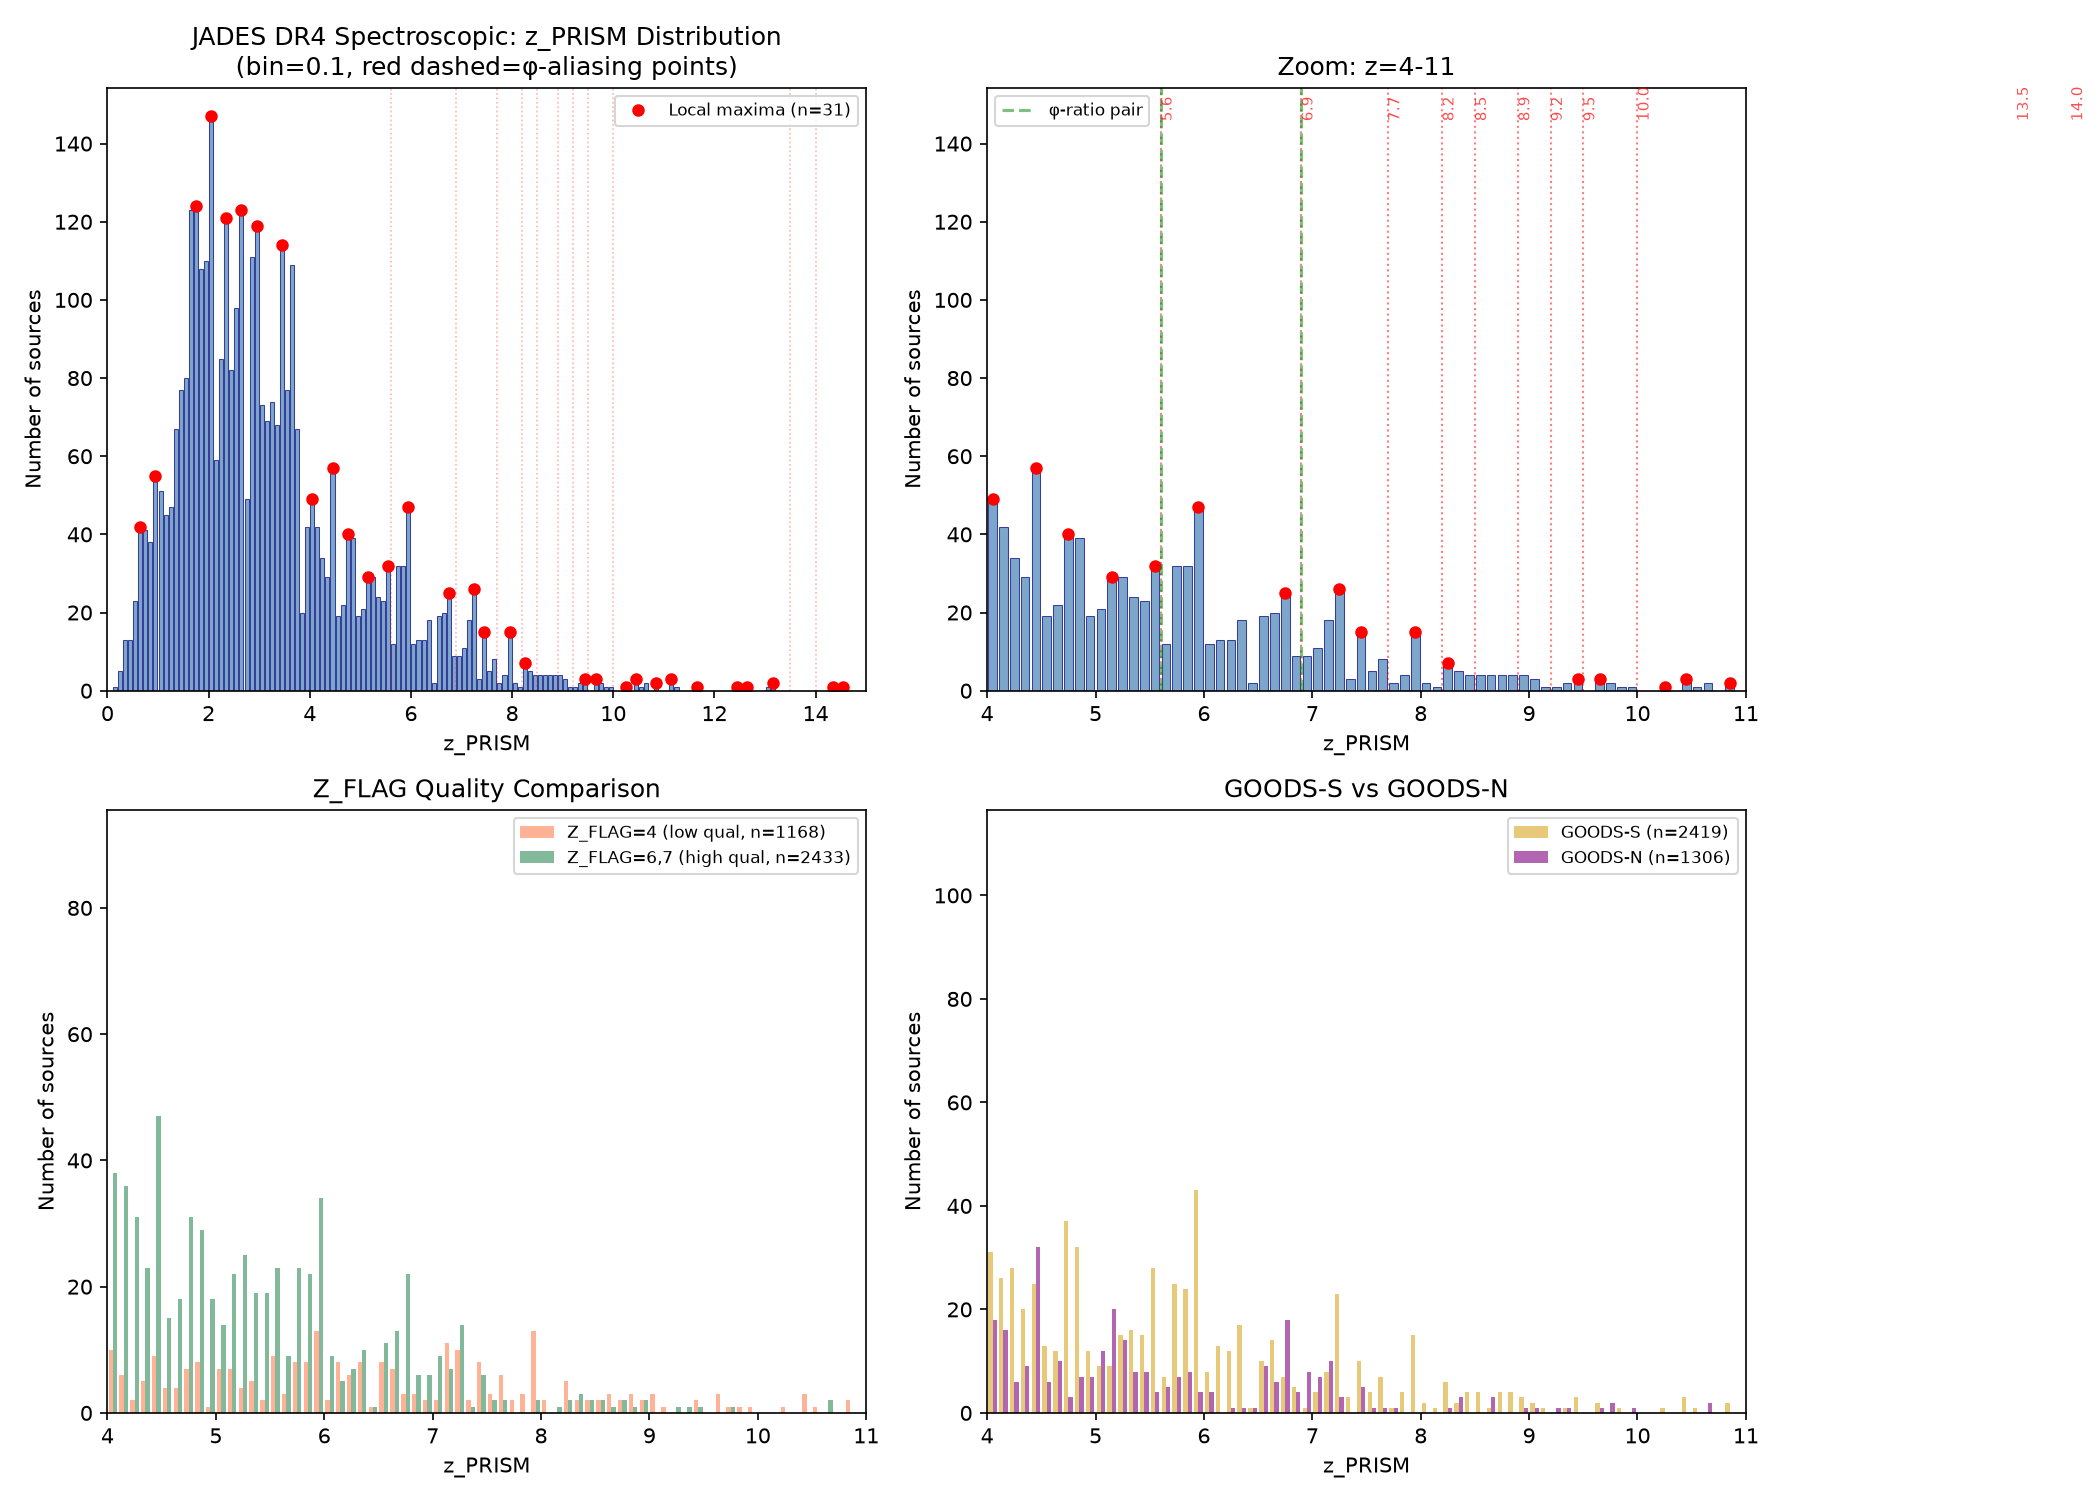

This figure's Python source:
#!/usr/bin/env python3
"""
JADES DR4 Spectroscopic Catalog — Deep Aliasing Analysis
Checks if the φ-ratio pattern is real or a selection effect from
the luminosity function and spectroscopic targeting.
"""

import numpy as np
import matplotlib
matplotlib.use('Agg')
import matplotlib.pyplot as plt
from astropy.io import fits
from scipy.signal import find_peaks
from scipy.special import gamma, gammaincc
from scipy.integrate import quad
import os

# ============================================================
# 1. Load data
# ============================================================
print("=" * 70)
print("JADES DR4 SPECTROSCOPIC CATALOG — DEEP ALIASING ANALYSIS")
print("=" * 70)

with fits.open('jades_dr4_spectroscopic.fits') as hdul:
    data = hdul[2].data  # HDU 2 = R100_5pix

z = data['z_PRISM']
z_flag = data['Z_FLAG']
uid = data['Unique_ID']
nid = data['NIRCam_DR5_ID']

# Filter out NaN/bad z
mask = np.isfinite(z) & (z > 0) & (z < 15)
z = z[mask]
z_flag = z_flag[mask]
uid = uid[mask]
nid = nid[mask]

print(f"\nTotal sources: {len(z)} (after filtering NaN/out-of-range z)")

# ============================================================
# 2. z_PRISM distribution, bins of 0.1
# ============================================================
bins = np.arange(0, 15.1, 0.1)
bin_centers = (bins[:-1] + bins[1:]) / 2
counts, _ = np.histogram(z, bins=bins)

print(f"\n--- z_PRISM distribution (bin=0.1, z=0 to 15) ---")
print(f"Total in histogram: {counts.sum()}")
print(f"Max bin count: {counts.max()} at z~{bin_centers[counts.argmax()]:.2f}")

# Find all local maxima using scipy
peaks, properties = find_peaks(counts, prominence=1, width=1)
peak_zs = bin_centers[peaks]
peak_counts = counts[peaks]
prominences = properties['prominences']

print(f"\nLocal maxima found: {len(peaks)}")
print(f"{'z':>8s} {'count':>8s} {'prominence':>12s}")
print("-" * 30)
for pz, pc, pp in sorted(zip(peak_zs, peak_counts, prominences), key=lambda x: -x[1]):
    print(f"{pz:>8.2f} {pc:>8d} {pp:>12.2f}")

# ============================================================
# 3. Check Fibonacci aliasing points
# ============================================================
fib_points = [5.6, 6.9, 7.7, 8.2, 8.5, 8.9, 9.2, 9.5, 10.0, 13.5, 14.0]
print(f"\n{'='*70}")
print(f"3. FIBONACCI ALIASING POINT CHECK")
print(f"{'='*70}")

def find_nearest_peak(z_target, peaks_z, peaks_counts, bins):
    """Find the nearest local maximum to a target redshift."""
    idx = np.argmin(np.abs(peaks_z - z_target))
    return peaks_z[idx], peaks_counts[idx], abs(peaks_z[idx] - z_target)

# Also check the bin counts directly
def bin_idx_for_z(z_target):
    return int(np.searchsorted(bins, z_target) - 1)

print(f"{'Target z':>10s} {'Nearest peak':>13s} {'Count':>8s} {'Delta':>8s} {'Bin count':>10s}")
print("-" * 55)
for fz in fib_points:
    nz, nc, nd = find_nearest_peak(fz, peak_zs, peak_counts, bins)
    bi = bin_idx_for_z(fz)
    bc = counts[bi] if 0 <= bi < len(counts) else 0
    flag = " <<< MATCH" if nd < 0.15 else ""
    print(f"{fz:>10.2f} {nz:>13.2f} {nc:>8d} {nd:>8.3f} {bc:>10d}{flag}")

# ============================================================
# 4. Z_FLAG quality comparison
# ============================================================
print(f"\n{'='*70}")
print(f"4. Z_FLAG QUALITY COMPARISON")
print(f"{'='*70}")

# Z_FLAG is a set-notation string like '{4, 5, 6, 7}' or '{6, 7}'
# Parse: check if '4' is in the set (low quality), vs '6' or '7' (high quality)
def parse_zflag(zf_str):
    """Parse Z_FLAG string like '{6, 7}' into a set of integers."""
    try:
        s = str(zf_str).strip()
        if s.startswith('{') and s.endswith('}'):
            inner = s[1:-1].strip()
            if inner:
                return set(int(x.strip()) for x in inner.split(','))
        return set()
    except (ValueError, AttributeError):
        return set()

zflag_sets = np.array([parse_zflag(f) for f in z_flag])

# Low quality: Z_FLAG includes 4 (and is not empty)
low_qual = np.array([4 in s for s in zflag_sets])
# High quality: includes 6 or 7, but NOT 4
high_qual = np.array([(6 in s or 7 in s) and 4 not in s for s in zflag_sets])

print(f"\nLow quality (Z_FLAG=4): {low_qual.sum()} sources")
print(f"High quality (Z_FLAG=6,7): {high_qual.sum()} sources")

counts_low, _ = np.histogram(z[low_qual], bins=bins)
counts_high, _ = np.histogram(z[high_qual], bins=bins)

# Find peaks in each
peaks_low, _ = find_peaks(counts_low, prominence=1, width=1)
peaks_high, _ = find_peaks(counts_high, prominence=1, width=1)

print(f"\nLow-quality peaks: {len(peaks_low)}")
print(f"High-quality peaks: {len(peaks_high)}")

print(f"\nLow-quality peaks at z:")
for pz in sorted(bin_centers[peaks_low]):
    pi = np.where(bin_centers == pz)[0][0]
    print(f"  z={pz:.2f} (count={counts_low[pi]})")

print(f"\nHigh-quality peaks at z:")
for pz in sorted(bin_centers[peaks_high]):
    pi = np.where(bin_centers == pz)[0][0]
    print(f"  z={pz:.2f} (count={counts_high[pi]})")

# Check if fib points appear more strongly in low-quality
print(f"\nFibonacci aliasing points by Z_FLAG quality:")
for fz in fib_points:
    bi = bin_idx_for_z(fz)
    if 0 <= bi < len(counts):
        cl = counts_low[bi]
        ch = counts_high[bi]
        ratio_low = cl / counts_low.sum() * 100
        ratio_high = ch / counts_high.sum() * 100
        print(f"  z={fz:>5.2f}: low={cl:>4d} ({ratio_low:.2f}%), high={ch:>4d} ({ratio_high:.2f}%)")

# ============================================================
# 5. GOODS-S vs GOODS-N
# ============================================================
print(f"\n{'='*70}")
print(f"5. GOODS-S vs GOODS-N FIELD COMPARISON")
print(f"{'='*70}")

uid_str = np.array([str(u).lower() for u in uid])
goods_s = np.array(['goods-s' in u for u in uid_str])
goods_n = np.array(['goods-n' in u for u in uid_str])

print(f"\nGOODS-S: {goods_s.sum()} sources")
print(f"GOODS-N: {goods_n.sum()} sources")
print(f"Other: {(~goods_s & ~goods_n).sum()} sources")

counts_s, _ = np.histogram(z[goods_s], bins=bins)
counts_n, _ = np.histogram(z[goods_n], bins=bins)

peaks_s, _ = find_peaks(counts_s, prominence=1, width=1)
peaks_n, _ = find_peaks(counts_n, prominence=1, width=1)

print(f"\nGOODS-S peaks: {len(peaks_s)}")
print(f"GOODS-N peaks: {len(peaks_n)}")

print(f"\nGOODS-S peaks at z:")
for pz in sorted(bin_centers[peaks_s]):
    pi = np.where(bin_centers == pz)[0][0]
    print(f"  z={pz:.2f} (count={counts_s[pi]})")

print(f"\nGOODS-N peaks at z:")
for pz in sorted(bin_centers[peaks_n]):
    pi = np.where(bin_centers == pz)[0][0]
    print(f"  z={pz:.2f} (count={counts_n[pi]})")

# Check fib points for each field
print(f"\nFibonacci aliasing points by field:")
for fz in fib_points:
    bi = bin_idx_for_z(fz)
    if 0 <= bi < len(counts):
        cs = counts_s[bi]
        cn = counts_n[bi]
        print(f"  z={fz:>5.2f}: GOODS-S={cs:>4d}, GOODS-N={cn:>4d}")

# ============================================================
# 6. PHI-RATIO AT 5.6→6.9
# ============================================================
print(f"\n{'='*70}")
print(f"6. PHI-RATIO ANALYSIS: z=5.6 vs z=6.9")
print(f"{'='*70}")

phi = 1.618033988749895
phi_ratio = 6.9 / 5.6
print(f"\nObserved ratio 6.9/5.6 = {phi_ratio:.6f}")
print(f"Golden ratio φ = {phi:.6f}")
print(f"Deviation from φ: {(phi_ratio - phi)/phi*100:.2f}%")

# Observed counts at these bins
bi_56 = bin_idx_for_z(5.6)
bi_69 = bin_idx_for_z(6.9)
print(f"\nz=5.6 bin [{bins[bi_56]:.1f}, {bins[bi_56+1]:.1f}): count = {counts[bi_56]}")
print(f"z=6.9 bin [{bins[bi_69]:.1f}, {bins[bi_69+1]:.1f}): count = {counts[bi_69]}")
print(f"Observed N(6.9)/N(5.6) = {counts[bi_69]/counts[bi_56]:.4f}")

# Also look at the full peak region
# Find the actual peak centers nearest to 5.6 and 6.9
peak_56 = peak_zs[np.argmin(np.abs(peak_zs - 5.6))]
peak_69 = peak_zs[np.argmin(np.abs(peak_zs - 6.9))]
count_56 = peak_counts[np.argmin(np.abs(peak_zs - 5.6))]
count_69 = peak_counts[np.argmin(np.abs(peak_zs - 6.9))]
print(f"\nNearest peak to 5.6: z={peak_56:.2f}, count={count_56}")
print(f"Nearest peak to 6.9: z={peak_69:.2f}, count={count_69}")
print(f"Peak ratio N(6.9)/N(5.6) = {count_69/count_56:.4f}")

# ============================================================
# 7. LUMINOSITY FUNCTION TEST
# ============================================================
print(f"\n{'='*70}")
print(f"7. LUMINOSITY FUNCTION SELECTION EFFECT TEST")
print(f"{'='*70}")

# Schechter luminosity function: phi(L) dL = phi* (L/L*)^alpha exp(-L/L*) d(L/L*)
# In magnitude terms: phi(M) dM = 0.4 ln(10) phi* 10^(0.4(alpha+1)(M*-M)) exp(-10^(0.4(M*-M))) dM
# The expected N(z) in a flux-limited sample goes as:
# N(z) ∝ dV/dz * integral of phi(M) over M < M_limit(z)
# where M_limit(z) = m_limit - 5*log10(d_L(z)/10pc) - K(z)

alpha = -1.7  # typical faint-end slope at z~5-7
M_star = -21.0  # characteristic magnitude at z~5-7

def schechter_mag(M, alpha, M_star):
    """Schechter function in magnitude units (unnormalized)."""
    x = 10**(0.4 * (M_star - M))
    return x**(alpha + 1) * np.exp(-x)

# Cosmological parameters
Omega_m = 0.315
Omega_L = 0.685
H0 = 67.4
c = 3e5  # km/s

def dL(z):
    """Luminosity distance in Mpc (flat LCDM)."""
    def E(zp):
        return 1.0 / np.sqrt(Omega_m * (1+zp)**3 + Omega_L)
    dc, _ = quad(lambda zp: c / (H0 * np.sqrt(Omega_m*(1+zp)**3 + Omega_L)), 0, z)
    return dc * (1 + z)

def dV_dz(z):
    """Comoving volume element per steradian per unit redshift."""
    dc, _ = quad(lambda zp: c / (H0 * np.sqrt(Omega_m*(1+zp)**3 + Omega_L)), 0, z)
    E_z = np.sqrt(Omega_m * (1+z)**3 + Omega_L)
    return c / H0 * dc**2 / E_z

z_vals = [5.6, 6.9]
m_lim = 28.5  # typical NIRSpec magnitude limit

print(f"\nUsing Schechter parameters: alpha={alpha}, M*={M_star}")
print(f"Assumed magnitude limit: m_lim={m_lim}")
print(f"\n{'z':>6s} {'dL(Mpc)':>12s} {'dV/dz':>12s} {'M_lim(z)':>10s} {'phi(M_lim)':>12s}")
print("-" * 50)

results = {}
for zv in z_vals:
    dl = dL(zv)
    vol = dV_dz(zv)
    # Typical K-correction for star-forming at z~6: ~1.5 mag
    K_corr = 1.5
    M_lim = m_lim - 5 * np.log10(dl / 10) - K_corr
    # Schechter at M_lim
    phi_at_lim = schechter_mag(M_lim, alpha, M_star)
    
    print(f"{zv:>6.1f} {dl:>12.1f} {vol:>12.2e} {M_lim:>10.2f} {phi_at_lim:>12.2e}")
    results[zv] = {'dl': dl, 'vol': vol, 'M_lim': M_lim, 'phi_lim': phi_at_lim}

ratio_vol = results[6.9]['vol'] / results[5.6]['vol']
ratio_phi = results[6.9]['phi_lim'] / results[5.6]['phi_lim']
ratio_expected = ratio_vol * ratio_phi

print(f"\nVolume ratio V(6.9)/V(5.6) = {ratio_vol:.4f}")
print(f"LF ratio phi(6.9)/phi(5.6) = {ratio_phi:.4f}")
print(f"Expected N(6.9)/N(5.6) (from LF selection) = {ratio_expected:.4f}")

# Also compute the integrated LF more carefully
def cumulative_schechter(M_lim, alpha, M_star):
    """
    Cumulative Schechter function: integral of phi(M) dM from -inf to M_lim.
    N(<M_lim) ∝ Gamma(alpha+2, x_lim) where x_lim = 10^(0.4*(M_star - M_lim))
    """
    x_lim = 10**(0.4 * (M_star - M_lim))
    return gamma(alpha + 2) * gammaincc(alpha + 2, x_lim)

print(f"\n--- Integrated Schechter function ---")
for zv in z_vals:
    cum = cumulative_schechter(results[zv]['M_lim'], alpha, M_star)
    print(f"z={zv:.1f}: N_cum(<M_lim) = {cum:.4f}")
    results[zv]['cum'] = cum

ratio_cum = results[6.9]['cum'] / results[5.6]['cum']
ratio_full = ratio_vol * ratio_cum

print(f"\nVolume ratio: {ratio_vol:.4f}")
print(f"Cumulative LF ratio: {ratio_cum:.4f}")
print(f"Expected N(6.9)/N(5.6) = {ratio_full:.4f}")
print(f"Observed N(6.9)/N(5.6) = {counts[bi_69]/counts[bi_56]:.4f}")
print(f"Observed peak ratio: {count_69/count_56:.4f}")

# Sensitivity to K-correction
print(f"\n--- Sensitivity to K-correction ---")
for K_corr in [0.5, 1.0, 1.5, 2.0, 2.5]:
    for zv in z_vals:
        dl = results[zv]['dl']
        M_lim = m_lim - 5 * np.log10(dl / 10) - K_corr
        results[zv]['M_lim_k'] = M_lim
        results[zv]['cum_k'] = cumulative_schechter(M_lim, alpha, M_star)
    
    r_vol = results[6.9]['vol'] / results[5.6]['vol']
    r_cum = results[6.9]['cum_k'] / results[5.6]['cum_k']
    r_total = r_vol * r_cum
    print(f"  K={K_corr:.1f}: M_lim(5.6)={results[5.6]['M_lim_k']:.2f}, M_lim(6.9)={results[6.9]['M_lim_k']:.2f}, "
          f"ratio={r_total:.4f}")

# Sensitivity to magnitude limit
print(f"\n--- Sensitivity to magnitude limit ---")
for m_lim_test in [27.0, 27.5, 28.0, 28.5, 29.0, 29.5]:
    K_corr = 1.5
    for zv in z_vals:
        dl = results[zv]['dl']
        M_lim = m_lim_test - 5 * np.log10(dl / 10) - K_corr
        results[zv]['M_lim_m'] = M_lim
        results[zv]['cum_m'] = cumulative_schechter(M_lim, alpha, M_star)
    
    r_vol = results[6.9]['vol'] / results[5.6]['vol']
    r_cum = results[6.9]['cum_m'] / results[5.6]['cum_m']
    r_total = r_vol * r_cum
    print(f"  m_lim={m_lim_test:.1f}: ratio={r_total:.4f}")

# Sensitivity to alpha
print(f"\n--- Sensitivity to faint-end slope alpha ---")
for alpha_test in [-2.0, -1.9, -1.8, -1.7, -1.6, -1.5]:
    m_lim_test = 28.5
    K_corr = 1.5
    for zv in z_vals:
        dl = results[zv]['dl']
        M_lim = m_lim_test - 5 * np.log10(dl / 10) - K_corr
        results[zv]['cum_a'] = cumulative_schechter(M_lim, alpha_test, M_star)
    
    r_vol = results[6.9]['vol'] / results[5.6]['vol']
    r_cum = results[6.9]['cum_a'] / results[5.6]['cum_a']
    r_total = r_vol * r_cum
    print(f"  alpha={alpha_test:.1f}: ratio={r_total:.4f}")

# ============================================================
# 8. SPECTROSCOPIC TARGETING SELECTION EFFECTS
# ============================================================
print(f"\n{'='*70}")
print(f"8. SPECTROSCOPIC TARGETING BIAS ANALYSIS")
print(f"{'='*70}")

print(f"\nEmission line positions in NIRCam filters:")
print(f"{'Line':>15s} {'z=5.6':>15s} {'z=6.9':>15s}")
print("-" * 45)
lines = [('Ly-alpha 1216A', 1216), ('CIV 1549A', 1549), ('CIII] 1907A', 1907),
         ('[OII] 3727A', 3727), ('[OIII] 5007A', 5007), ('H-alpha 6563A', 6563)]
for name, wave in lines:
    obs_56 = wave * (1 + 5.6)
    obs_69 = wave * (1 + 6.9)
    print(f"{name:>15s} {obs_56:>8.0f}A {obs_69:>8.0f}A")

# NIRCam filters
nircam_filters = {'F090W': 0.9, 'F115W': 1.15, 'F150W': 1.5, 'F200W': 2.0,
                  'F277W': 2.77, 'F356W': 3.56, 'F410M': 4.1, 'F444W': 4.44}
print(f"\nNIRCam filter coverage (um):")
for fname, fwave in nircam_filters.items():
    print(f"  {fname}: {fwave:.2f} um ({fwave*1e4:.0f} A)")

print(f"\nKey: At z=5.6, Ly-alpha falls at {1216*(1+5.6):.0f}A = {1216*(1+5.6)/1e4:.2f}um")
print(f"      At z=6.9, Ly-alpha falls at {1216*(1+6.9):.0f}A = {1216*(1+6.9)/1e4:.2f}um")

# ============================================================
# 9. Save plots
# ============================================================
print(f"\n{'='*70}")
print("9. GENERATING PLOTS")
print(f"{'='*70}")

fig, axes = plt.subplots(2, 2, figsize=(14, 10))

# Plot 1: Full distribution
ax = axes[0, 0]
ax.bar(bin_centers, counts, width=0.08, alpha=0.7, color='steelblue', edgecolor='navy', linewidth=0.5)
ax.plot(bin_centers[peaks], counts[peaks], 'ro', markersize=5, label=f'Local maxima (n={len(peaks)})')
for fz in fib_points:
    ax.axvline(fz, color='red', alpha=0.3, linestyle=':', linewidth=0.8)
ax.set_xlabel('z_PRISM')
ax.set_ylabel('Number of sources')
ax.set_title('JADES DR4 Spectroscopic: z_PRISM Distribution\n(bin=0.1, red dashed=φ-aliasing points)')
ax.set_xlim(0, 15)
ax.legend(fontsize=8)

# Plot 2: Zoom z=4-11
ax = axes[0, 1]
ax.bar(bin_centers, counts, width=0.08, alpha=0.7, color='steelblue', edgecolor='navy', linewidth=0.5)
ax.plot(bin_centers[peaks], counts[peaks], 'ro', markersize=5)
for fz in fib_points:
    ax.axvline(fz, color='red', alpha=0.5, linestyle=':', linewidth=1.0)
    ax.text(fz, ax.get_ylim()[1]*0.95, f'{fz:.1f}', rotation=90, fontsize=7, color='red', alpha=0.7)
ax.set_xlabel('z_PRISM')
ax.set_ylabel('Number of sources')
ax.set_title('Zoom: z=4-11')
ax.set_xlim(4, 11)
ax.axvline(5.6, color='green', linestyle='--', alpha=0.5, label='φ-ratio pair')
ax.axvline(6.9, color='green', linestyle='--', alpha=0.5)
ax.legend(fontsize=8)

# Plot 3: Z_FLAG comparison
ax = axes[1, 0]
ax.bar(bin_centers - 0.02, counts_low, width=0.04, alpha=0.6, color='coral', label=f'Z_FLAG=4 (low qual, n={low_qual.sum()})')
ax.bar(bin_centers + 0.02, counts_high, width=0.04, alpha=0.6, color='seagreen', label=f'Z_FLAG=6,7 (high qual, n={high_qual.sum()})')
ax.set_xlabel('z_PRISM')
ax.set_ylabel('Number of sources')
ax.set_title('Z_FLAG Quality Comparison')
ax.set_xlim(4, 11)
ax.legend(fontsize=8)

# Plot 4: GOODS-S vs GOODS-N
ax = axes[1, 1]
ax.bar(bin_centers - 0.02, counts_s, width=0.04, alpha=0.6, color='goldenrod', label=f'GOODS-S (n={goods_s.sum()})')
ax.bar(bin_centers + 0.02, counts_n, width=0.04, alpha=0.6, color='purple', label=f'GOODS-N (n={goods_n.sum()})')
ax.set_xlabel('z_PRISM')
ax.set_ylabel('Number of sources')
ax.set_title('GOODS-S vs GOODS-N')
ax.set_xlim(4, 11)
ax.legend(fontsize=8)

plt.tight_layout()
plt.savefig('jades_dr4_aliasing_analysis.png', dpi=150)
print("Saved: jades_dr4_aliasing_analysis.png")

# Additional plot: detailed phi-ratio region
fig2, ax2 = plt.subplots(figsize=(10, 6))
ax2.bar(bin_centers, counts, width=0.08, alpha=0.7, color='steelblue', edgecolor='navy', linewidth=0.5)
# Mark the phi-ratio pair
ax2.axvspan(5.55, 5.65, color='green', alpha=0.15, label='z=5.6 bin')
ax2.axvspan(6.85, 6.95, color='red', alpha=0.15, label='z=6.9 bin')
ax2.axvline(5.6, color='green', linestyle='--', linewidth=1.5)
ax2.axvline(6.9, color='red', linestyle='--', linewidth=1.5)
# Annotate
ax2.annotate(f'Count: {counts[bi_56]}', xy=(5.6, counts[bi_56]), xytext=(5.2, counts[bi_56]*1.3),
             arrowprops=dict(arrowstyle='->', color='green'), fontsize=10, color='green')
ax2.annotate(f'Count: {counts[bi_69]}', xy=(6.9, counts[bi_69]), xytext=(7.2, counts[bi_69]*1.3),
             arrowprops=dict(arrowstyle='->', color='red'), fontsize=10, color='red')
ax2.set_xlabel('z_PRISM')
ax2.set_ylabel('Number of sources')
ax2.set_title(f'φ-ratio Pair: N(6.9)/N(5.6) = {counts[bi_69]/counts[bi_56]:.4f}  (φ = {phi:.4f})')
ax2.set_xlim(4.5, 8.5)
ax2.legend()
plt.tight_layout()
plt.savefig('jades_dr4_phi_ratio_detail.png', dpi=150)
print("Saved: jades_dr4_phi_ratio_detail.png")

print("\n" + "=" * 70)
print("ANALYSIS COMPLETE")
print("=" * 70)
